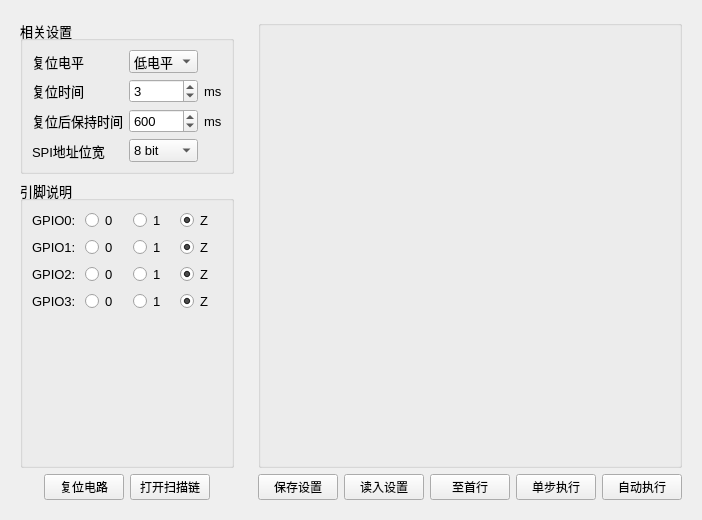
<?xml version="1.0" encoding="UTF-8"?>
<ui version="4.0">
 <class>FormRegAccess</class>
 <widget class="QWidget" name="FormRegAccess">
  <property name="geometry">
   <rect>
    <x>0</x>
    <y>0</y>
    <width>674</width>
    <height>520</height>
   </rect>
  </property>
  <property name="windowTitle">
   <string>SPI控制</string>
  </property>
  <layout class="QHBoxLayout" name="horizontalLayout">
   <item>
    <widget class="QWidget" name="widget_3" native="true">
     <layout class="QGridLayout" name="gridLayout_2">
      <item row="2" column="1">
       <widget class="QPushButton" name="pushButtonResetCircuit">
        <property name="text">
         <string>复位电路</string>
        </property>
       </widget>
      </item>
      <item row="2" column="2">
       <widget class="QPushButton" name="pushButtonOpenScan">
        <property name="text">
         <string>打开扫描链</string>
        </property>
       </widget>
      </item>
      <item row="2" column="0">
       <spacer name="horizontalSpacer">
        <property name="orientation">
         <enum>Qt::Horizontal</enum>
        </property>
        <property name="sizeHint" stdset="0">
         <size>
          <width>40</width>
          <height>20</height>
         </size>
        </property>
       </spacer>
      </item>
      <item row="2" column="3">
       <spacer name="horizontalSpacer_2">
        <property name="orientation">
         <enum>Qt::Horizontal</enum>
        </property>
        <property name="sizeHint" stdset="0">
         <size>
          <width>40</width>
          <height>20</height>
         </size>
        </property>
       </spacer>
      </item>
      <item row="1" column="0" colspan="4">
       <widget class="QGroupBox" name="groupBox_2">
        <property name="font">
         <font>
          <family>Arial</family>
          <pointsize>10</pointsize>
         </font>
        </property>
        <property name="title">
         <string>引脚说明</string>
        </property>
        <layout class="QGridLayout" name="gridLayout_4">
         <item row="0" column="0">
          <widget class="QLabel" name="gpio0">
           <property name="text">
            <string>GPIO0: </string>
           </property>
          </widget>
         </item>
         <item row="0" column="2">
          <widget class="QRadioButton" name="radioButton_00">
           <property name="text">
            <string>0</string>
           </property>
           <attribute name="buttonGroup">
            <string>buttonGroup0</string>
           </attribute>
          </widget>
         </item>
         <item row="0" column="3">
          <widget class="QRadioButton" name="radioButton_01">
           <property name="text">
            <string>1</string>
           </property>
           <attribute name="buttonGroup">
            <string>buttonGroup0</string>
           </attribute>
          </widget>
         </item>
         <item row="5" column="0">
          <spacer name="verticalSpacer">
           <property name="orientation">
            <enum>Qt::Vertical</enum>
           </property>
           <property name="sizeHint" stdset="0">
            <size>
             <width>20</width>
             <height>40</height>
            </size>
           </property>
          </spacer>
         </item>
         <item row="1" column="2">
          <widget class="QRadioButton" name="radioButton_10">
           <property name="text">
            <string>0</string>
           </property>
           <attribute name="buttonGroup">
            <string>buttonGroup1</string>
           </attribute>
          </widget>
         </item>
         <item row="1" column="3">
          <widget class="QRadioButton" name="radioButton_11">
           <property name="text">
            <string>1</string>
           </property>
           <attribute name="buttonGroup">
            <string>buttonGroup1</string>
           </attribute>
          </widget>
         </item>
         <item row="1" column="0">
          <widget class="QLabel" name="gpio1">
           <property name="text">
            <string>GPIO1: </string>
           </property>
          </widget>
         </item>
         <item row="2" column="0">
          <widget class="QLabel" name="gpio2">
           <property name="text">
            <string>GPIO2: </string>
           </property>
          </widget>
         </item>
         <item row="4" column="0">
          <widget class="QLabel" name="gpio3">
           <property name="text">
            <string>GPIO3: </string>
           </property>
          </widget>
         </item>
         <item row="0" column="4">
          <widget class="QRadioButton" name="radioButton_0z">
           <property name="text">
            <string>Z</string>
           </property>
           <property name="checked">
            <bool>true</bool>
           </property>
           <attribute name="buttonGroup">
            <string>buttonGroup0</string>
           </attribute>
          </widget>
         </item>
         <item row="1" column="4">
          <widget class="QRadioButton" name="radioButton_1z">
           <property name="text">
            <string>Z</string>
           </property>
           <property name="checked">
            <bool>true</bool>
           </property>
           <attribute name="buttonGroup">
            <string>buttonGroup1</string>
           </attribute>
          </widget>
         </item>
         <item row="4" column="2">
          <widget class="QRadioButton" name="radioButton_30">
           <property name="text">
            <string>0</string>
           </property>
           <attribute name="buttonGroup">
            <string>buttonGroup3</string>
           </attribute>
          </widget>
         </item>
         <item row="4" column="3">
          <widget class="QRadioButton" name="radioButton_31">
           <property name="text">
            <string>1</string>
           </property>
           <attribute name="buttonGroup">
            <string>buttonGroup3</string>
           </attribute>
          </widget>
         </item>
         <item row="2" column="4">
          <widget class="QRadioButton" name="radioButton_2z">
           <property name="text">
            <string>Z</string>
           </property>
           <property name="checked">
            <bool>true</bool>
           </property>
           <attribute name="buttonGroup">
            <string>buttonGroup2</string>
           </attribute>
          </widget>
         </item>
         <item row="4" column="4">
          <widget class="QRadioButton" name="radioButton_3z">
           <property name="text">
            <string>Z</string>
           </property>
           <property name="checked">
            <bool>true</bool>
           </property>
           <attribute name="buttonGroup">
            <string>buttonGroup3</string>
           </attribute>
          </widget>
         </item>
         <item row="2" column="3">
          <widget class="QRadioButton" name="radioButton_20">
           <property name="text">
            <string>1</string>
           </property>
           <attribute name="buttonGroup">
            <string>buttonGroup2</string>
           </attribute>
          </widget>
         </item>
         <item row="2" column="2">
          <widget class="QRadioButton" name="radioButton_21">
           <property name="text">
            <string>0</string>
           </property>
           <attribute name="buttonGroup">
            <string>buttonGroup2</string>
           </attribute>
          </widget>
         </item>
        </layout>
       </widget>
      </item>
      <item row="0" column="0" colspan="4">
       <widget class="QGroupBox" name="groupBox">
        <property name="font">
         <font>
          <family>Arial</family>
          <pointsize>10</pointsize>
         </font>
        </property>
        <property name="title">
         <string>相关设置</string>
        </property>
        <layout class="QGridLayout" name="gridLayout">
         <item row="1" column="1">
          <widget class="QSpinBox" name="sbResetTime">
           <property name="maximum">
            <number>255</number>
           </property>
           <property name="value">
            <number>3</number>
           </property>
          </widget>
         </item>
         <item row="3" column="1">
          <widget class="QComboBox" name="cbSPIWidth">
           <item>
            <property name="text">
             <string>8 bit</string>
            </property>
           </item>
           <item>
            <property name="text">
             <string>16 bit</string>
            </property>
           </item>
          </widget>
         </item>
         <item row="1" column="2">
          <widget class="QLabel" name="label_4">
           <property name="sizePolicy">
            <sizepolicy hsizetype="Minimum" vsizetype="Preferred">
             <horstretch>0</horstretch>
             <verstretch>0</verstretch>
            </sizepolicy>
           </property>
           <property name="text">
            <string>ms</string>
           </property>
          </widget>
         </item>
         <item row="0" column="0">
          <widget class="QLabel" name="label">
           <property name="text">
            <string>复位电平</string>
           </property>
          </widget>
         </item>
         <item row="1" column="0">
          <widget class="QLabel" name="label_2">
           <property name="text">
            <string>复位时间</string>
           </property>
          </widget>
         </item>
         <item row="2" column="1">
          <widget class="QSpinBox" name="sbResetDelay">
           <property name="maximum">
            <number>2000</number>
           </property>
           <property name="value">
            <number>600</number>
           </property>
          </widget>
         </item>
         <item row="2" column="2">
          <widget class="QLabel" name="label_5">
           <property name="sizePolicy">
            <sizepolicy hsizetype="Minimum" vsizetype="Preferred">
             <horstretch>0</horstretch>
             <verstretch>0</verstretch>
            </sizepolicy>
           </property>
           <property name="text">
            <string>ms</string>
           </property>
          </widget>
         </item>
         <item row="2" column="0">
          <widget class="QLabel" name="label_6">
           <property name="text">
            <string>复位后保持时间</string>
           </property>
          </widget>
         </item>
         <item row="3" column="0">
          <widget class="QLabel" name="label_8">
           <property name="text">
            <string>SPI地址位宽</string>
           </property>
          </widget>
         </item>
         <item row="0" column="1">
          <widget class="QComboBox" name="cbResetLevel">
           <item>
            <property name="text">
             <string>低电平</string>
            </property>
           </item>
           <item>
            <property name="text">
             <string>高电平</string>
            </property>
           </item>
          </widget>
         </item>
        </layout>
       </widget>
      </item>
     </layout>
    </widget>
   </item>
   <item>
    <widget class="QWidget" name="widget" native="true">
     <layout class="QGridLayout" name="gridLayout_3">
      <item row="1" column="0">
       <widget class="QPushButton" name="pushButtonSaveSettings">
        <property name="text">
         <string>保存设置</string>
        </property>
       </widget>
      </item>
      <item row="1" column="1">
       <widget class="QPushButton" name="pushButtonReadSettings">
        <property name="text">
         <string>读入设置</string>
        </property>
       </widget>
      </item>
      <item row="1" column="2">
       <widget class="QPushButton" name="pushButtonBack2Top">
        <property name="text">
         <string>至首行</string>
        </property>
       </widget>
      </item>
      <item row="1" column="3">
       <widget class="QPushButton" name="pushButtonStep">
        <property name="text">
         <string>单步执行</string>
        </property>
       </widget>
      </item>
      <item row="1" column="4">
       <widget class="QPushButton" name="pushButtonAutoExec">
        <property name="text">
         <string>自动执行</string>
        </property>
       </widget>
      </item>
      <item row="0" column="0" colspan="5">
       <widget class="QGroupBox" name="groupBoxRegAcessItems">
        <property name="title">
         <string/>
        </property>
       </widget>
      </item>
     </layout>
    </widget>
   </item>
  </layout>
 </widget>
 <resources/>
 <connections/>
 <buttongroups>
  <buttongroup name="buttonGroup0"/>
  <buttongroup name="buttonGroup1"/>
  <buttongroup name="buttonGroup2"/>
  <buttongroup name="buttonGroup3"/>
 </buttongroups>
</ui>
